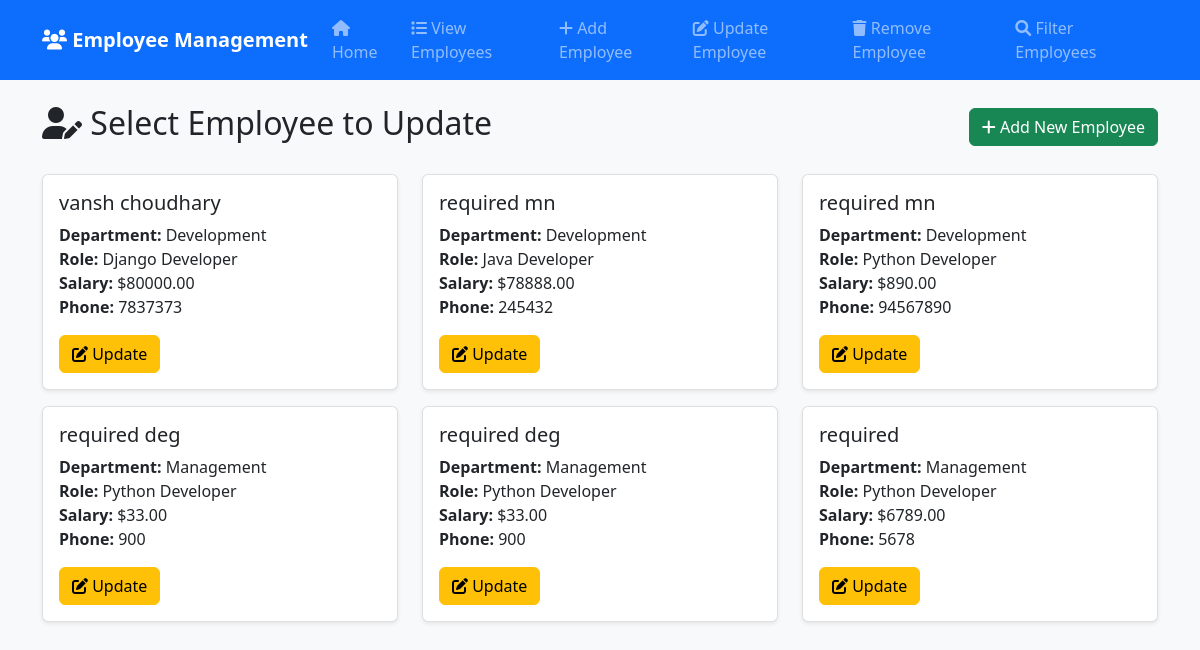
Before: /update_emp/ with the older database file.
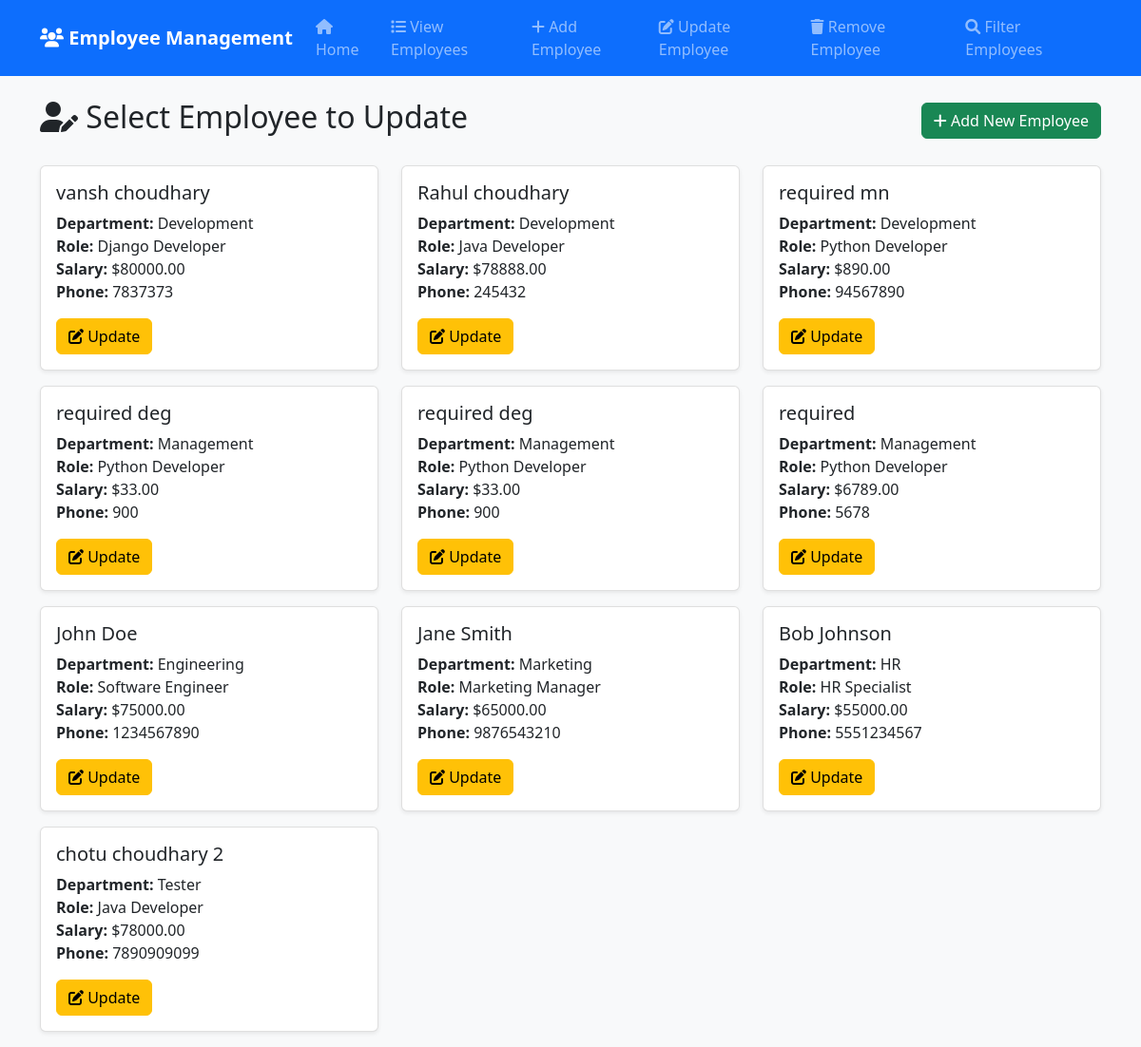
After: the same page with the newer database file.
### emp_app/models.py (models this page shows, shortened)
class Employee(models.Model):
    first_name = models.CharField(max_length=100, null=False)
    last_name = models.CharField(max_length=100)
    dept = models.ForeignKey(Department, on_delete=models.CASCADE)
    salary = models.IntegerField(default=0)
    bonus = models.IntegerField(default=0)
    role = models.ForeignKey(Role, on_delete=models.CASCADE)
    phone = models.IntegerField(default=0)
    hire_date = models.DateField()

class Department(models.Model):
    name = models.CharField(max_length=100, null=False)
    location = models.CharField(max_length=100)

class Role(models.Model):
    name = models.CharField(max_length=100, null=False)

### emp_app/views.py (the view)
# urls.py: path('update_emp/', views.update_emp_list, name = 'update_emp_list'),  # List view
def update_emp_list(request):
    emps = Employee.objects.all()
    context = {
        'emps': emps
    }
    return render(request, "update_emp_list.html", context)

### templates/update_emp_list.html (shortened to what this page needs)
{% extends 'base.html' %}
{% block content %}
<div class="row">
  <div class="col-md-12">
    <div class="d-flex justify-content-between align-items-center mb-4">
      <h2><i class="fas fa-user-edit"></i> Select Employee to Update</h2>
      <a href="{% url 'add_emp' %}" class="btn btn-success"><i class="fas fa-plus"></i> Add New Employee</a>
    </div>
    {% if emps %}
    <div class="row">
      {% for emp in emps %}
      <div class="col-md-4 mb-3">
        <div class="card h-100">
          <div class="card-body">
            <h5 class="card-title">{{ emp.first_name }} {{ emp.last_name }}</h5>
            <p class="card-text">
              <strong>Department:</strong> {{ emp.dept.name }}<br>
              <strong>Role:</strong> {{ emp.role.name }}<br>
              <strong>Salary:</strong> ${{ emp.salary|floatformat:2 }}<br>
              <strong>Phone:</strong> {{ emp.phone }}
            </p>
            <a href="{% url 'update_emp' emp.id %}" class="btn btn-warning"><i class="fas fa-edit"></i> Update</a>
          </div>
        </div>
      </div>
      {% endfor %}
    </div>
    {% else %}
    <div class="alert alert-info">
      <i class="fas fa-info-circle"></i> No employees found. <a href="{% url 'add_emp' %}" class="alert-link">Add the first employee</a>.
    </div>
    {% endif %}
  </div>
</div>
{% endblock %}

Changed rows visible on the page:
changed Employee: first_name "required" → "Rahul"; last_name "mn" → "choudhary"
added Employee: first_name "John", last_name "Doe", dept.name "Engineering", role.name "Software Engineer", salary "75000.00", phone "1234567890"
added Employee: first_name "Jane", last_name "Smith", dept.name "Marketing", role.name "Marketing Manager", salary "65000.00", phone "9876543210"
added Employee: first_name "Bob", last_name "Johnson", dept.name "HR", role.name "HR Specialist", salary "55000.00", phone "5551234567"
added Employee: first_name "chotu", last_name "choudhary 2", dept.name "Tester", role.name "Java Developer", salary "78000.00", phone "7890909099"
